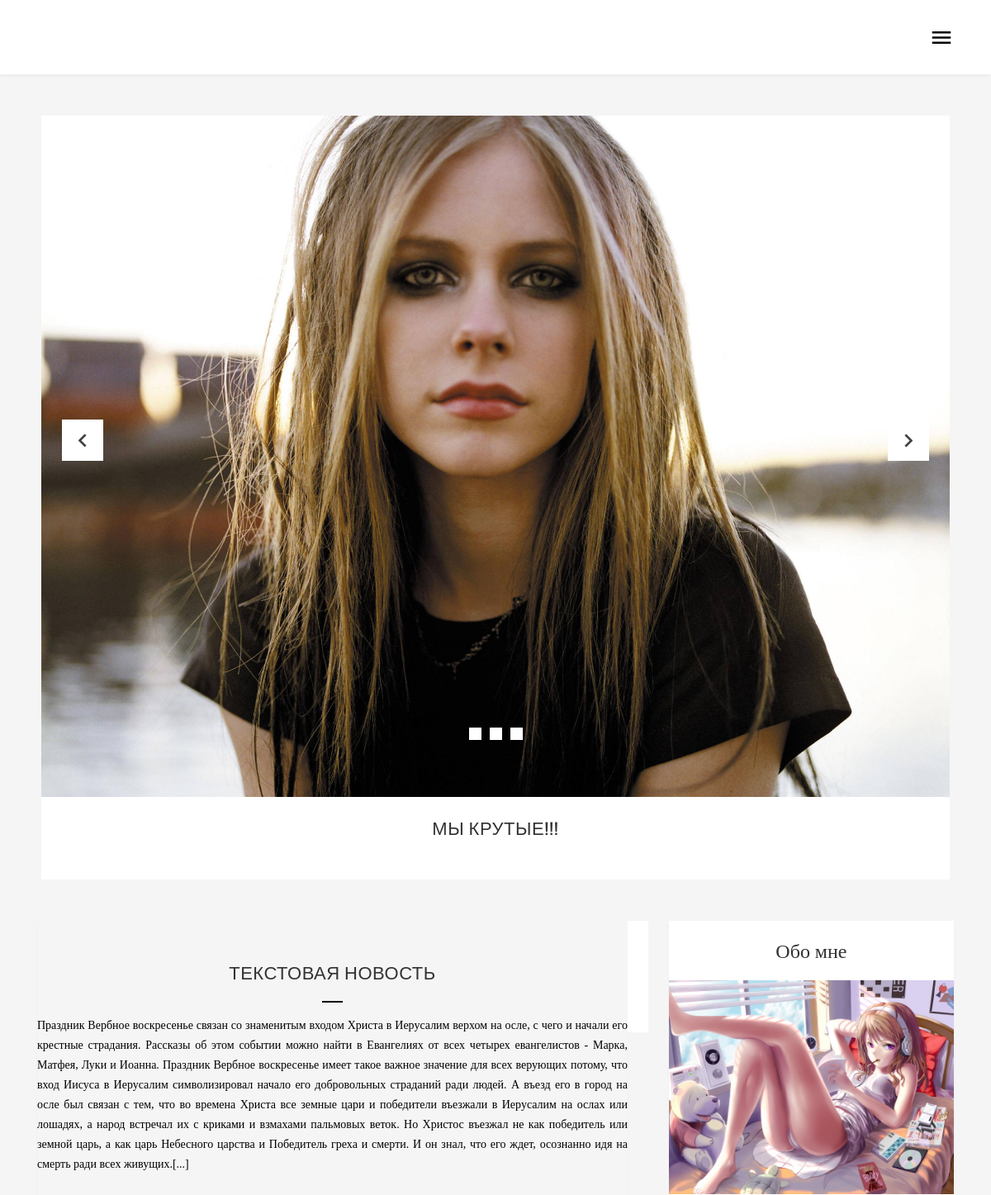
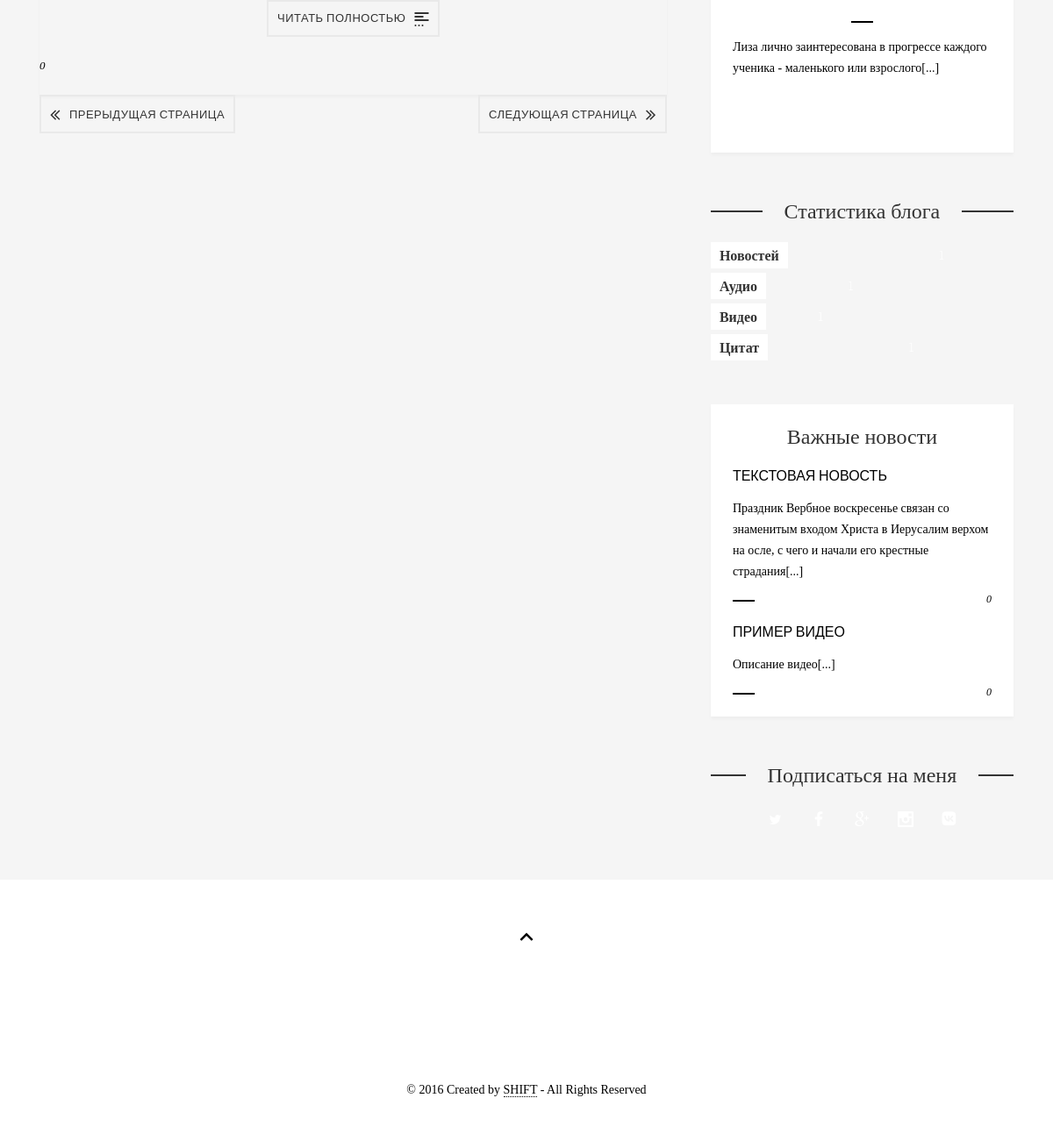
Page /index.php/main/ukr_com on the committed database (2 pictures, top to bottom).
### tables this page shows
CREATE TABLE IF NOT EXISTS `slider` (
  `id` int(5) NOT NULL AUTO_INCREMENT,
  `url` varchar(255) NOT NULL,
  `title` varchar(255) NOT NULL,
  PRIMARY KEY (`id`)
);

CREATE TABLE IF NOT EXISTS `news` (
  `id` int(5) NOT NULL AUTO_INCREMENT,
  `type` varchar(20) NOT NULL,
  `category` varchar(50) NOT NULL,
  `title` varchar(255) NOT NULL,
  `full_text` text NOT NULL,
  `media_video` text NOT NULL,
  `media_audio` text NOT NULL,
  `media_img` varchar(255) NOT NULL,
  `vazhno` int(2) NOT NULL,
  `date` int(10) NOT NULL,
  PRIMARY KEY (`id`)
);

CREATE TABLE IF NOT EXISTS `setting` (
  `id` int(5) NOT NULL AUTO_INCREMENT,
  `set` varchar(255) NOT NULL,
  `title` varchar(255) NOT NULL,
  `full_text` text NOT NULL,
  `img` varchar(255) NOT NULL,
  `video` varchar(255) NOT NULL,
  `audio` varchar(255) NOT NULL,
  `add` varchar(255) NOT NULL,
  `add2` varchar(255) NOT NULL,
  PRIMARY KEY (`id`)
);

### index.php (called while the page is built, shortened)
<?php
require_once BASEPATH.'core/CodeIgniter.php';

### application/models/Main_m.php (called while the page is built, shortened)
<?php
class Main_m extends CI_Model {
        public function get_slider()
        {
                $query = $this->db->get('slider');
                return $query->result();
        }
		public function get_news_cat($s)
		{
				$this->db->where('category',$s);
                $query = $this->db->get('news');
                return $query->result();
		}
		public function get_vaz_new()
        {
				$this->db->where('vazhno','1');
                $query = $this->db->get('news');
                return $query->result();
        }
		public function get_setting($par)
        {
			$this->db->where('set',$par);
                $query = $this->db->get('setting');
                return $query->row();
        }
		public function get_count($par)
        {
			$this->db->where('type', $par);
			$this->db->from('news');
			return $this->db->count_all_results();
		}
}
?>

### application/views/category.php (the view, shortened to what this page needs)
<!DOCTYPE html>
<html lang="en">
  <head>
    <link href="/css/bootstrap.css" rel="stylesheet">
    <link href="/css/fonts.css" rel="stylesheet">
    <link href="/css/main.css" rel="stylesheet">
    <link href="/css/select.css" rel="stylesheet">
    <link href="/css/jquery.mb.YTPlayer.min.css" rel="stylesheet">
    <link href="/css/owl.carousel.css" rel="stylesheet">
	<link href="/css/responsive.css" rel="stylesheet">
    <link rel="stylesheet/less" href="/css/skin.less">
<link rel="stylesheet" href="//maxcdn.bootstrapcdn.com/font-awesome/4.3.0/css/font-awesome.min.css">
  </head>
  <body>
  <div id="un-wrap">
<header class="un-header-wide un-shadow">
	<div class="un-menu-device">
    	<div class="un-container">
            <div class="un-logo-left un-logo-device un-pull-left">
                <a href="index.html"><img src="img/logo-head.png" alt="Inkas"></a>
            </div>
            <div class="un-btn-switch un-pull-right">
                <i class="un-icon-menu"></i>
            </div>
        </div>
    </div>
    <div class="un-share-center">
    </div>
</header>
        <div class="un-item-slider un-slider-full">
    <div class="un-post-media un-post-slider">
        <div class="un-post-slides un-slider-big">
             <?php foreach ($slider as $slide){     ?>
        	<div class="un-post-slide">
                <div class="un-slide-thumb">
                	<div class="un-slide-media"><img src="<?php echo $slide->url?>" alt=""></div>
            		<div class="un-slide-caption un-post-shadow">
                        <div class="un-post-title"><a href="#"><?php echo $slide->title?></a></div>
                    </div>
            	</div>
            </div>
		<?php	 } ?>
           </div>
    </div>
</div>
        <div class="un-page-blog un-page-sidebar">
            <div class="un-container">
            	<div class="un-col-md-8 un-content">
                	        <div class="un-list-post">
			<?php foreach($news as $new)
						   {
							   echo $new;
						   }?>
    	</div>
        <div class="un-posts-nav">
            <div class="un-nav-prev un-btn-nav un-btn-style-1 un-pull-left">
                <a href="#"><i class="un-icon-angle-double-left"></i><span>Прерыдущая страница</span></a>
            </div>
            <div class="un-nav-next un-btn-nav un-btn-style-1 un-pull-right">
                <a href="#"><span>Следующая страница</span><i class="un-icon-angle-double-right"></i></a>
            </div>
            <div class="un-clearfix"></div>
        </div>
                </div>
                <aside class="un-col-md-4 un-sidebar">
                	    <ul class="un-list-widgets">
    	    	<li class="un-item-widget un-widget-about un-shadow">
        	<div class="un-widget-title"><?php echo $about_me->title?></div>
            <div class="un-widget-about-photo">
            	<img src="<?php echo $about_me->img ?>" alt="">
            </div>
            <div class="un-divider-center"></div>
            <div class="un-widget-about-exc"><?php echo $about_me->full_text?>[...]</div>
            <div class="un-btn-more un-btn-style-2"><a href="/aboutme">Детальнее<i class="un-icon-feather"></i></a></div>
        </li>
    	        <li class="un-item-widget un-widget-stats">
        	<div class="un-widget-title"><span class="un-line">Статистика блога</div>
            <div class="un-widget-bar"><span class="un-widget-bar-label">Новостей</span>
            	<span id="un-widget-bar-1" class="un-widget-bar-count"><?php echo $count['0']?></span></div>
            <div class="un-widget-bar"><span class="un-widget-bar-label">Аудио</span>
            	<span id="un-widget-bar-2" class="un-widget-bar-count"><?php echo $count['1']?></span></div>
            <div class="un-widget-bar"><span class="un-widget-bar-label">Видео</span>
            	<span id="un-widget-bar-3" class="un-widget-bar-count"><?php echo $count['2']?></span></div>
            <div class="un-widget-bar"><span class="un-widget-bar-label">Цитат</span>
            	<span id="un-widget-bar-4" class="un-widget-bar-count"><?php echo $count['3']?></span></div>
        </li>
    	        <li class="un-item-widget un-widget-posts un-shadow">
        	<div class="un-widget-title">Важные новости</div>
            <?php foreach ($vaz_news as $vaz_new ) { ?>
            <div class="un-widget-post">
                <div class="un-widget-post-title"><a href="/news/page/<?php echo $vaz_new->id ?>"><?php echo $vaz_new->title ?></a></div>
                <div class="un-widget-post-exc"><?php echo $vaz_new->full_text ?>[...]</div>
                <div class="un-divider un-pull-left"></div>
                <div class="un-widget-post-date un-pull-right"><?php echo $vaz_new->date ?></div>
                <div class="un-clearfix"></div>
            </div>
            <?php }?>
        </li>
    	        <li class="un-item-widget un-widget-social">
        	<div class="un-widget-title"><span class="un-line">Подписаться на меня</div>
            <ul class="un-widget-list-social">
            	<li><a href="#"></a><i class="un-icon-social-twitter"></i></li>
            	<li><a href="#"></a><i class="un-icon-facebook"></i></li>
            	<li><a href="#"></a><i class="un-icon-google-plus"></i></li>
            	<li><a href="#"></a><i class="un-icon-instagram"></i></li>
            	<li><a href="#"></a><i class="fa fa-vk"></i></li>
            </ul>
        </li>
    </ul>
                </aside>
                <div class="un-clearfix"></div>
        	</div>
        </div>
        <footer class="un-footer">
            <div class="un-container">
                <div class="un-btn-top">
                    <i class="un-icon-keyboard-arrow-up"></i>
                </div>
                <div class="un-logo-footer">
                    <a href="#"><img src="img/logo-footer.png" alt=""></a>
                </div>
                <div class="un-copy">&copy; 2016 Created by <a href="http://shift.od.ua">SHIFT</a> - All Rights Reserved</div>
            </div>
        </footer>
    </div>
</body>
</html>

### application/controllers/Main.php (shortened to what this page needs)
<?php
class Main extends CI_Controller {
	public $data;
	public function __construct()
        {
			$this->load->model('Main_m');
			$this->data['slider']=$this->Main_m->get_slider();
			$this->data['slider2']=$this->Main_m->get_slider2();
			$this->data['about_me']=$this->Main_m->get_setting('about_me');
			$pos = strpos($this->data['about_me']->full_text, '.');
			$this->data['about_me']->full_text=substr($this->data['about_me']->full_text, 0, $pos);
			$this->data['vaz_news']=$this->Main_m->get_vaz_new();
			foreach ($this->data['vaz_news'] as $value)
			{
				$pos = strpos($value->full_text, '.');
				$value->full_text=substr($value->full_text, 0, $pos);
			}
			$this->data['count']['0']=$this->Main_m->get_count('text');
			$this->data['count']['1']=$this->Main_m->get_count('audio');
			$this->data['count']['2']=$this->Main_m->get_count('video');
			$this->data['count']['3']=$this->Main_m->get_count('chit');
        }
	private function _process($news)
	{
		$i=0;
		foreach($news as $new)
		{
			if($new->type=='text')
			{
				$text='
				 <div class="un-post-caption un-shadow">
                	<div class="un-share-mask"></div>
						<div class="un-post-head">
                        <div class="un-post-title">'.$new->title.'</div>
                        <div class="un-divider-center"></div>
                    </div>
                    <div  class="un-quote-exc">
                       <p>'.$new->full_text.'[...]</p></div>
                    <div class="un-btn-more un-btn-style-1">
                    	<a href="/news/page/'.$new->id.'">Читать полностью<i class="un-icon-read-more"></i></a>
                    </div>
                    <div class="un-post-info">
                    	<div class="un-post-meta un-pull-left">
                        	<span class="un-post-date">'.$new->date.'</span>
                        </div>
                        <div class="un-clearfix"></div>
                    </div>
            	</div>';
			}
			$ret[$i++]=$text;
		}
		return $ret;
	}
	public function ukr_com()
	{
		if($news=$this->Main_m->get_news_cat('Украинские композиторы'))
		{
			$this->data['news']=$this->_process($news);
			$this->load->view('category',$this->data);
		}
		else
		{
			header('Location: /');
		}
	}
}

### css/responsive.css (style rules this page uses)
@media screen and (max-width: 1200px) { .un-menu-device { display: block; } }
@media screen and (max-width: 1200px) { .un-header-sticky, .un-header-wide { height: 90px; padding: 25px 0; } }
@media screen and (max-width: 1200px) { .un-widget-list-social { margin-right: -16px; } }
@media screen and (max-width: 1200px) { .un-widget-list-social li { margin-right: 16px; } }

### rows in the picture
slider: url (picture), title "МЫ КРУТЫЕ!!!"
news: title "ТЕКСТОВАЯ НОВОСТЬ", full_text "Праздник Вербное воскресенье связан со знаменитым входом Христа в Иерусалим верхом на осле, с чего и начали его крестные страдания. Рассказы об этом событии можно найти в Евангелиях от всех четырех евангелистов - Марка, Матфея, Луки и Иоанна. Праздник Вербное воскресенье имеет такое важное значение для всех верующих потому, что вход Иисуса в Иерусалим символизировал начало его добровольных страданий ради людей. А въезд его в город на осле был связан с тем, что во времена Христа все земные цари и победители въезжали в Иерусалим на ослах или лошадях, а народ встречал их с криками и взмахами пальмовых веток. Но Христос въезжал не как победитель или земной царь, а как царь Небесного царства и…", date "0", full_text "Праздник Вербное воскресенье связан со знаменитым входом Христа в Иерусалим верхом на осле, с чего и начали его крестные страдания"
setting: title "Обо мне", img (picture)
news: title "ПРИМЕР ВИДЕО", full_text "Описание видео", date "0"

### other values in the picture
$about_me->full_text "Лиза лично заинтересована в прогрессе каждого ученика - маленького или взрослого"
